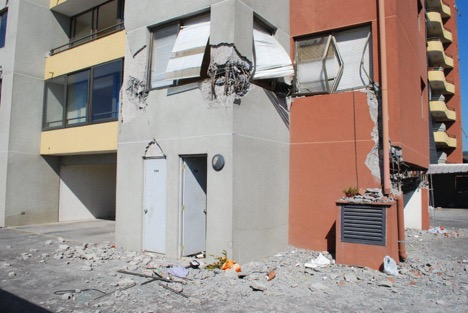
#> input picture images/OPicture1.jpg, 468 x 313 px; its folder holds only this picture in this run
$ python imageProcessor.py
#> lines starting #> are read from the running program, lines starting #| are printed output that depends on the picture
import cv2
import numpy as np
import glob
import os

def setDefaultImages():

   images = glob.glob('images/*')

   for item in images:
      #read in images
      img = cv2.imread(item)
#> img is the input picture: shape (313, 468, 3); mean B, G, R 139.5, 144.8, 156.9
      #resize images
      res = cv2.resize(img,(100, 100), interpolation = cv2.INTER_CUBIC)
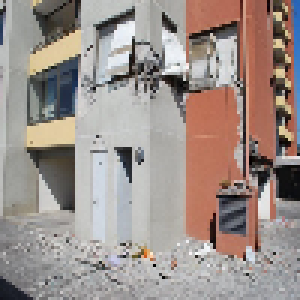
#> res: shape (100, 100, 3) (shown 3 times larger); mean B, G, R 139.7, 145, 157.1
      #grey scale images
      res = cv2.cvtColor(res, cv2.COLOR_BGR2GRAY)
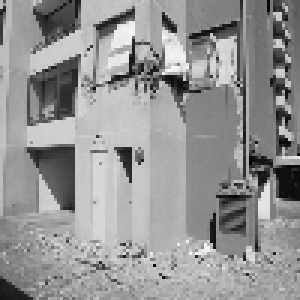
#> res: shape (100, 100) (shown 3 times larger); min 0, max 250, mean 148

      #split path name into images/... and .jpeg
      filename, file_extension = os.path.splitext(item)
      #split file name by '/' to extract name of jpeg
      arr = filename.split('/')
      l = len(arr)
      #name new base images and put in startImages
      name = "startImages/" + arr[l-1] + file_extension
      #write images to file
      cv2.imwrite(name, res)

def rotateImages(imageList):

   for item in imageList:
      filename, file_extension = os.path.splitext(item)

      img = cv2.imread(item)
      rows,cols = img.shape[:2]
      angle = 0
      for angle in range(1, 4):
         M = cv2.getRotationMatrix2D((50,50),angle * 90,1)
         writeTo = cv2.warpAffine(img,M,(rows,cols))
         name = filename + str(angle) + file_extension
         cv2.imwrite(name, writeTo)

def blurImages(imageList):
   for item in imageList:
      filename, file_extension = os.path.splitext(item)
      img = cv2.imread(item)
      blur = cv2.GaussianBlur(img,(1,1),0)
      name = filename + "-Blur1" + file_extension
      cv2.imwrite(name, blur)
      blur = cv2.GaussianBlur(img,(3,3),0)
      name = filename + "-Blur2" + file_extension
      cv2.imwrite(name, blur)
      blur = cv2.GaussianBlur(img,(5,5),0)
      name = filename + "-Blur3" + file_extension
      cv2.imwrite(name, blur)
      blur = cv2.GaussianBlur(img,(7,7),0)
      name = filename + "-Blur4" + file_extension
      cv2.imwrite(name, blur)
      blur = cv2.GaussianBlur(img,(9,9),0)
      name = filename + "-Blur5" + file_extension
      cv2.imwrite(name, blur)

def equalize(imageList):
   for item in imageList:
      filename, file_extension = os.path.splitext(item)
      img = cv2.imread(item, 0) #load as grayscale?
      dst = cv2.equalizeHist(img);
      name = filename + "-Equalized" + file_extension
      cv2.imwrite(name, dst)

def erosion(imageList):
   for item in imageList:
      img = cv2.imread(item)
      filename, file_extension = os.path.splitext(item)
      kernel = np.ones((5,5),np.uint8)
      erosion = cv2.erode(img,kernel,iterations = 1)
      name = filename + "-Eroded" + file_extension
      cv2.imwrite(name, erosion)

def dilation(imageList):
   for item in imageList:
      img = cv2.imread(item)
      filename, file_extension = os.path.splitext(item)
      kernel = np.ones((5,5),np.uint8)
      dilation = cv2.dilate(img,kernel,iterations = 1)
      name = filename + "-Dilated" + file_extension
      cv2.imwrite(name, dilation)

def morphOpen(imageList):
   for item in imageList:
      img = cv2.imread(item)
      filename, file_extension = os.path.splitext(item)
      kernel = np.ones((5,5),np.uint8)
      morph = cv2.morphologyEx(img, cv2.MORPH_OPEN, kernel)
      name = filename + "-MorphedOpen" + file_extension
      cv2.imwrite(name, morph)

def morphClose(imageList):
   for item in imageList:
      img = cv2.imread(item)
      filename, file_extension = os.path.splitext(item)
      kernel = np.ones((5,5),np.uint8)
      morph = cv2.morphologyEx(img, cv2.MORPH_CLOSE, kernel)
      name = filename + "-MorphedClose" + file_extension
      cv2.imwrite(name, morph)

def morphGradient(imageList):
   for item in imageList:
      img = cv2.imread(item)
      filename, file_extension = os.path.splitext(item)
      kernel = np.ones((5,5),np.uint8)
      morph = cv2.morphologyEx(img, cv2.MORPH_GRADIENT, kernel)
      name = filename + "-MorphedGradient" + file_extension
      cv2.imwrite(name, morph)

def morphTophat(imageList):
   for item in imageList:
      img = cv2.imread(item)
      filename, file_extension = os.path.splitext(item)
      kernel = np.ones((5,5),np.uint8)
      morph = cv2.morphologyEx(img, cv2.MORPH_TOPHAT, kernel)
      name = filename + "-MorphedTophat" + file_extension
      cv2.imwrite(name, morph)

def main():
   setDefaultImages()
   images = glob.glob('startImages/*')
   rotateImages(images)
   images = glob.glob('startImages/*')
   blurImages(images)
   equalize(images)
   erosion(images)
   dilation(images)
   morphOpen(images)
   morphClose(images)
   morphGradient(images)
   morphTophat(images) #could be too much

if __name__ == "__main__":
    main()

$ run again, on images/OPicture2.jpg
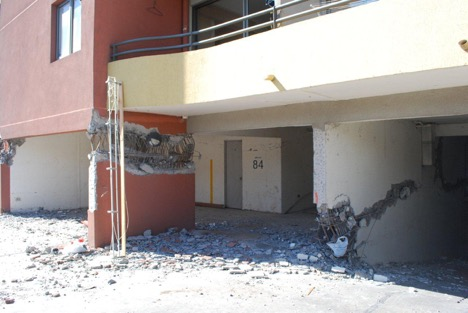
#> input picture images/OPicture2.jpg, 468 x 313 px
#> in setDefaultImages, img is the input picture: shape (313, 468, 3); mean B, G, R 150.8, 152.1, 158.6
#> in setDefaultImages, `res = cv2.resize(img,(100, 100), interpolation = cv2.INTER_CUBIC)`:
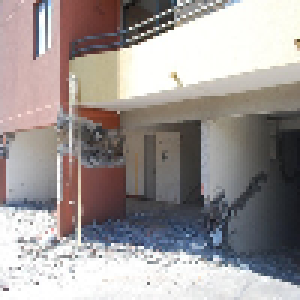
#> res: shape (100, 100, 3) (shown 3 times larger); mean B, G, R 150.5, 151.8, 158.3
#> in setDefaultImages, `res = cv2.cvtColor(res, cv2.COLOR_BGR2GRAY)`:
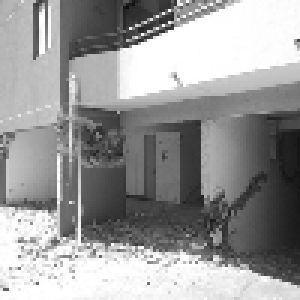
#> res: shape (100, 100) (shown 3 times larger); min 13, max 255, mean 153.6
